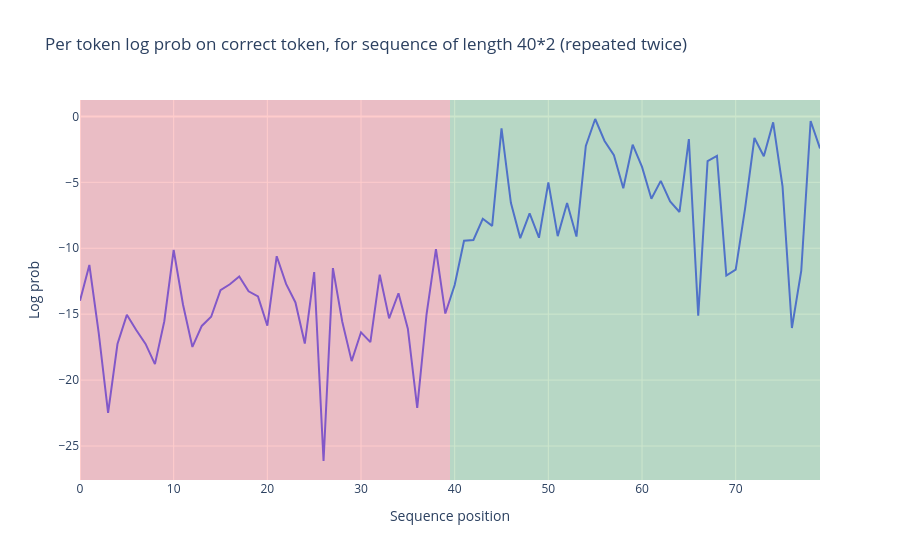

Notebook code for this chart:
### Markdown cell above
### Exercise - plot per-token loss on repeated sequence

> ```yaml
> Difficulty: 🔴🔴⚪⚪⚪
> Importance: 🔵🔵⚪⚪⚪
> 
> You shouldn't spend more than 10-15 minutes on these exercises.
> ```

You should fill in the functions below. We've given you the first line of the first function, which defines a prefix (remember we need the BOS token for GPT-2, since it was trained to have one). We've also given you the `get_log_probs` function from the previous set of exercises.

### Code cell
def generate_repeated_tokens(
    model: HookedTransformer, seq_len: int, batch_size: int = 1
) -> Int[Tensor, "batch_size full_seq_len"]:
    """
    Generates a sequence of repeated random tokens

    Outputs are:
        rep_tokens: [batch_size, 1+2*seq_len]
    """
    t.manual_seed(0)  # for reproducibility
    prefix = (t.ones(batch_size, 1) * model.tokenizer.bos_token_id).long()

    sequence = t.randint(low=0, high=model.cfg.d_vocab, size=(batch_size, seq_len))
    sequence_repeated = t.cat([prefix, sequence, sequence], dim=-1).to(device)

    return sequence_repeated


def run_and_cache_model_repeated_tokens(
    model: HookedTransformer, seq_len: int, batch_size: int = 1
) -> tuple[Tensor, Tensor, ActivationCache]:
    """
    Generates a sequence of repeated random tokens, and runs the model on it, returning (tokens,
    logits, cache). This function should use the `generate_repeated_tokens` function above.

    Outputs are:
        rep_tokens: [batch_size, 1+2*seq_len]
        rep_logits: [batch_size, 1+2*seq_len, d_vocab]
        rep_cache: The cache of the model run on rep_tokens
    """
    repeated_tokens = generate_repeated_tokens(model, seq_len, batch_size)
    logits, cache = model.run_with_cache(repeated_tokens)

    return repeated_tokens, logits, cache


def get_log_probs(
    logits: Float[Tensor, "batch posn d_vocab"], tokens: Int[Tensor, "batch posn"]
) -> Float[Tensor, "batch posn-1"]:
    logprobs = logits.log_softmax(dim=-1)
    # We want to get logprobs[b, s, tokens[b, s+1]], in eindex syntax this looks like:
    correct_logprobs = eindex(logprobs, tokens, "b s [b s+1]")
    return correct_logprobs


seq_len = 40
batch_size = 1
(rep_tokens, rep_logits, rep_cache) = run_and_cache_model_repeated_tokens(model, seq_len, batch_size)
rep_cache.remove_batch_dim()
rep_str = model.to_str_tokens(rep_tokens)
model.reset_hooks()
log_probs = get_log_probs(rep_logits, rep_tokens).squeeze()

print(f"Performance on the first half: {log_probs[:seq_len].mean():.3f}")
print(f"Performance on the second half: {log_probs[seq_len:].mean():.3f}")

plot_loss_difference(log_probs, rep_str, seq_len)

### Figure 1 — Plotly figure (JSON) as saved in the notebook; plotly's stock layout.template omitted (floating-point values rounded to 4 significant figures)
{"data": [{"hovertemplate": "<b>%{hovertext}</b><br><br>variable=0<br>Sequence position=%{x}<br>Log prob=%{y}<extra></extra>", "hovertext": ["anguage", " reign", "ای", " aides", " freight", " Break", " compete", " Ment", "··", " vaginal", " burn", "을", "Connell", " affiliates", "Back", "Trigger", " blade", "ų", " emotion", " Ash", " rupture", "ian", " pickup", " Theresa", " creepy", " libert", "uclidean", " repairs", "ylvan", "τή", " playwright", " decou", " deliver", " Steele", "70", " employing", "idopsis", "hidden", " Ren", "UTR", "anguage", " reign", "ای", " aides", " freight", " Break", " compete", " Ment", "··", " vaginal", " burn", "을", "Connell", " affiliates", "Back", "Trigger", " blade", "ų", " emotion", " Ash", " rupture", "ian", " pickup", " Theresa", " creepy", " libert", "uclidean", " repairs", "ylvan", "τή", " playwright", " decou", " deliver", " Steele", "70", " employing", "idopsis", "hidden", " Ren", "UTR"], "legendgroup": "0", "line": {"color": "#636efa", "dash": "solid"}, "marker": {"symbol": "circle"}, "mode": "lines", "name": "0", "orientation": "v", "showlegend": true, "type": "scatter", "x": [0, 1, 2, 3, 4, 5, 6, 7, 8, 9, 10, 11, 12, 13, 14, 15, 16, 17, 18, 19, 20, 21, 22, 23, 24, 25, 26, 27, 28, 29, 30, 31, 32, 33, 34, 35, 36, 37, 38, 39, 40, 41, 42, 43, 44, 45, 46, 47, 48, 49, 50, 51, 52, 53, 54, 55, 56, 57, 58, 59, 60, 61, 62, 63, 64, 65, 66, 67, 68, 69, 70, 71, 72, 73, 74, 75, 76, 77, 78, 79], "xaxis": "x", "y": [-13.98, -11.27, -16.43, -22.49, -17.27, -15.05, -16.2, -17.25, -18.79, -15.54, -10.13, -14.28, -17.49, -15.89, -15.2, -13.18, -12.73, -12.14, -13.26, -13.65, -15.87, -10.6, -12.71, -14.11, -17.23, -11.8, -26.14, -11.51, -15.57, -18.56, -16.37, -17.12, -12.01, -15.32, -13.41, -16.1, -22.11, -14.99, -10.07, -14.95, -12.78, -9.435, -9.377, -7.766, -8.303, -0.9079, -6.559, -9.233, -7.351, -9.203, -5.009, -9.081, -6.566, -9.113, -2.247, -0.1984, -1.865, -2.947, -5.449, -2.148, -3.835, -6.248, -4.889, -6.443, -7.251, -1.718, -15.11, -3.387, -2.988, -12.07, -11.63, -6.989, -1.639, -3.022, -0.4557, -5.306, -16.05, -11.69, -0.3475, -2.433], "yaxis": "y"}], "layout": {"hovermode": "x unified", "legend": {"title": {"text": "variable"}, "tracegroupgap": 0}, "shapes": [{"fillcolor": "red", "line": {"width": 0}, "opacity": 0.2, "type": "rect", "x0": 0, "x1": 39.5, "xref": "x", "y0": 0, "y1": 1, "yref": "y domain"}, {"fillcolor": "green", "line": {"width": 0}, "opacity": 0.2, "type": "rect", "x0": 39.5, "x1": 79, "xref": "x", "y0": 0, "y1": 1, "yref": "y domain"}], "showlegend": false, "title": {"text": "Per token log prob on correct token, for sequence of length 40*2 (repeated twice)"}, "xaxis": {"anchor": "y", "domain": [0, 1], "title": {"text": "Sequence position"}}, "yaxis": {"anchor": "x", "domain": [0, 1], "title": {"text": "Log prob"}}}}
